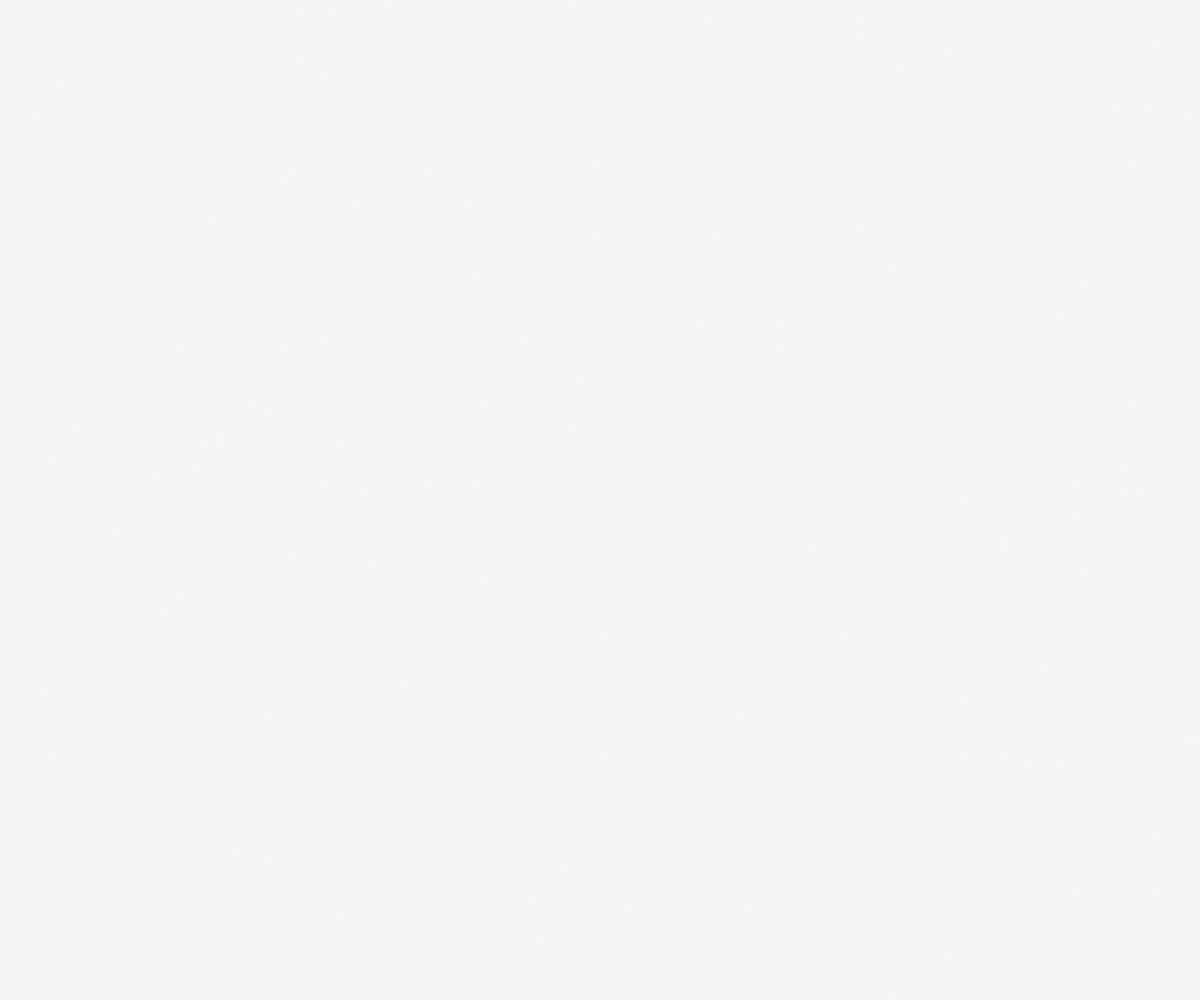
Frame 1 (no input)
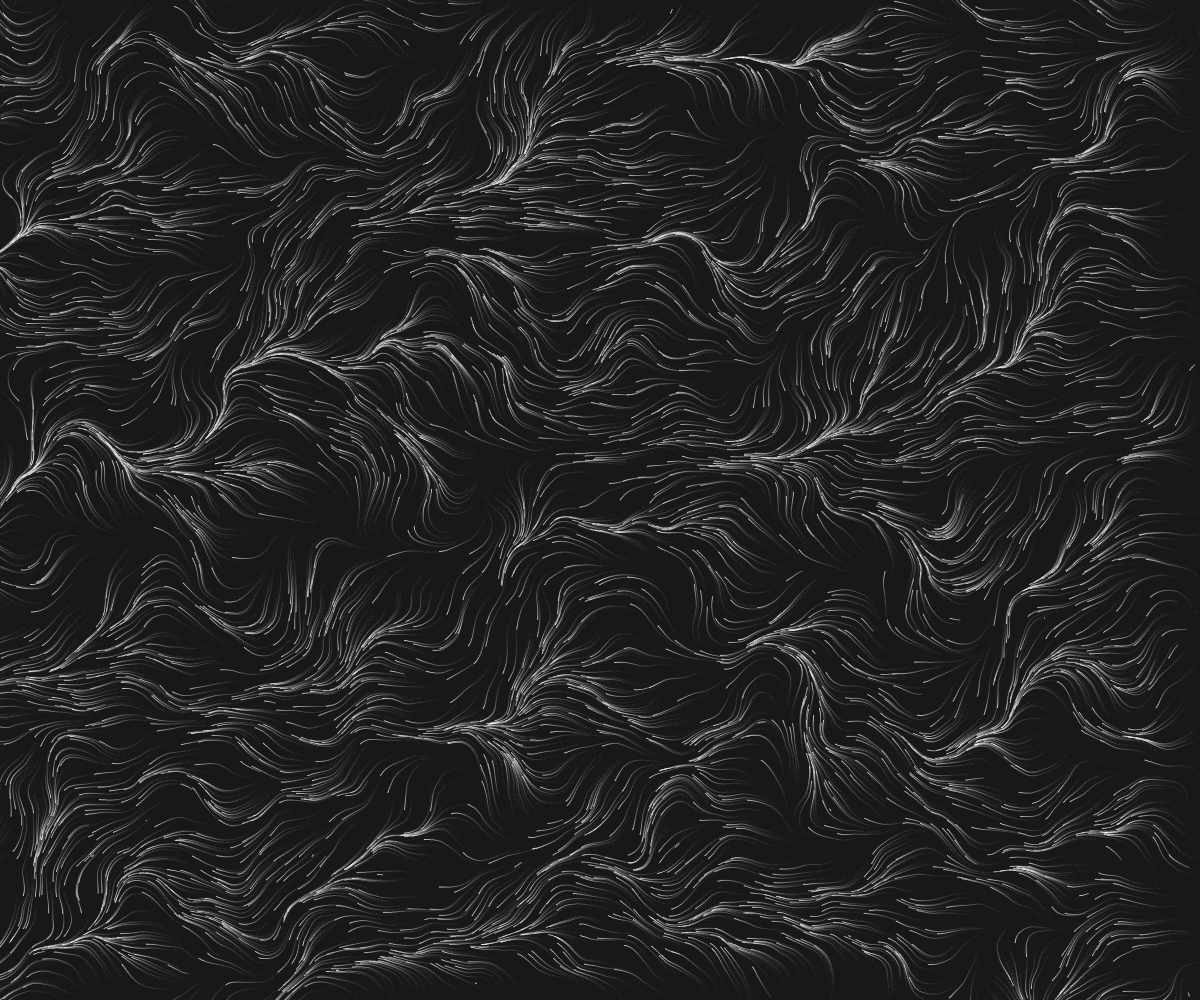
Frame 60 (no input)
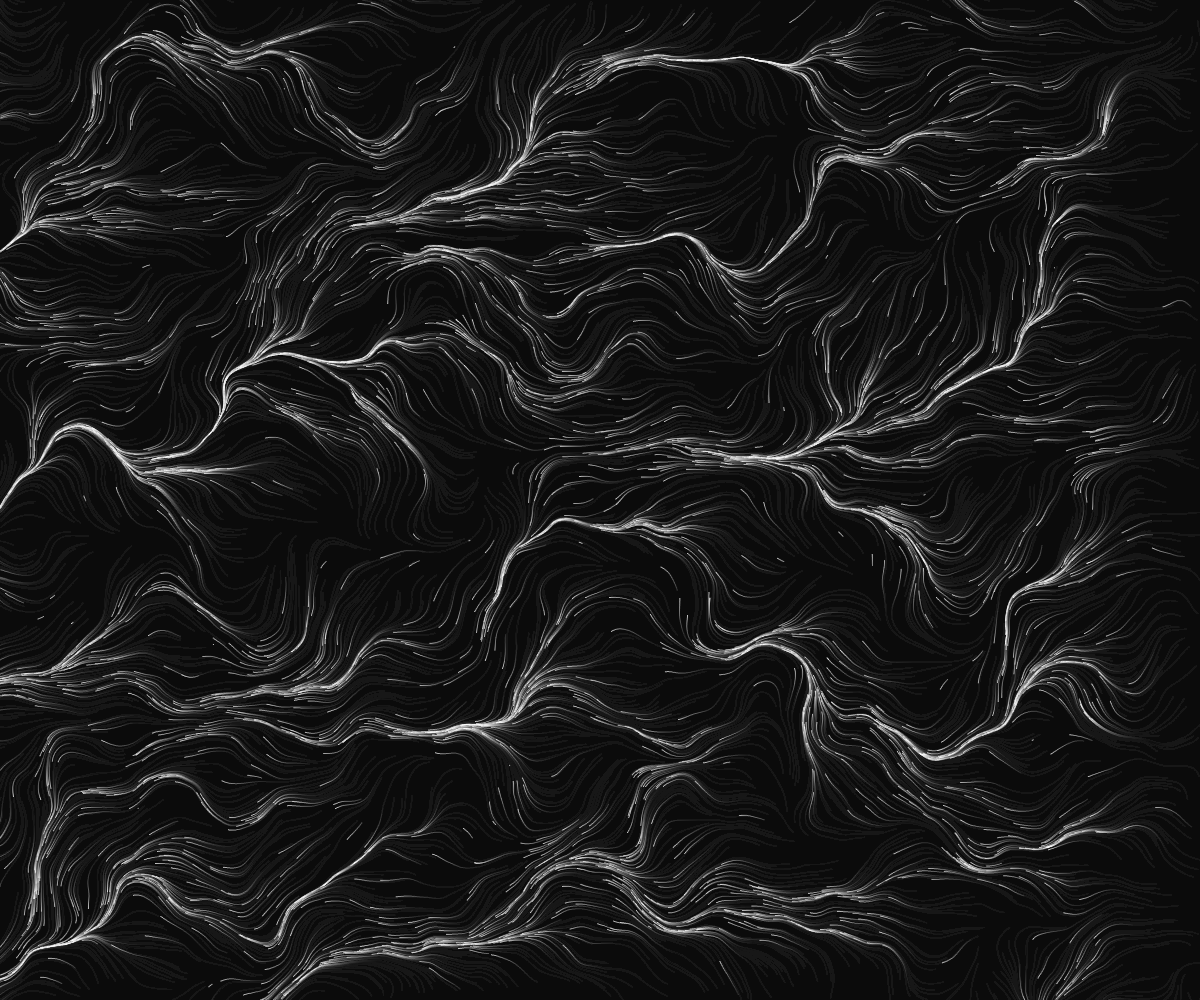
Frame 120 (the mouse pressed at the canvas centre since frame 60)

The p5.js sketch that drew these frames (run headless with seeded random() and noise() and a simulated clock; from frame 60 on, the mouse is pressed at the canvas centre):

// p5.js sketch
// ── sketch.js
// Store vector points
let particles = [];
const NUM_PARTICLES = 5000;
const NOISE_SCALE = 0.01;

// Setup points
function setup() {
  createCanvas(windowWidth, windowHeight);
  for (let i = 0; i < NUM_PARTICLES; i++) {
    particles.push(createVector(random(width), random(height)));
  }
  stroke(255);
}

// Draw points updated by perlin noise
function draw() {
  background(0, 10);
  for (let i = 0; i < particles.length; i ++) {
    let p = particles[i];
    point(p.x, p.y);
    let n = noise(p.x * NOISE_SCALE, p.y * NOISE_SCALE);
    let a = TAU * n;
    p.x += cos(a);
    p.y += sin(a);
    if (!isOnScreen(p)) {
      p.x = random(width);
      p.y = random(height);
    }
  }
}

// Check if point is on the screen
function isOnScreen(p) {
  return p.x > 0 && p.x < width && p.y > 0 && p.y < height;
}

// Mouse release to change seed
function mouseReleased() {
  noiseSeed(millis());
}
